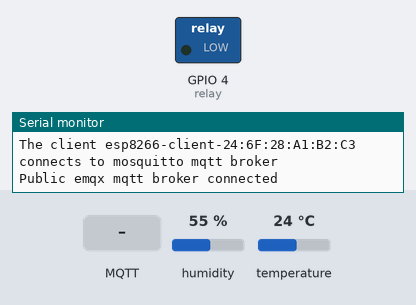
Bench run of a sketch on a simulated ESP8266 (NodeMCU). On the bench: switched loads named in the sketch (green lamp = pin HIGH), the last lines printed to the serial monitor. Inputs (shaded band) come from the test bench; at power-on: humidity 55 %, temperature 24 °C. WiFi joins after 1.5 s; servers stay silent unless stated; no MQTT or app messages arrive unless stated.

Above: at 3.2 s.
3.3 s: MQTT message "on" arrives on the first subscribed topic
At 3.7 s:
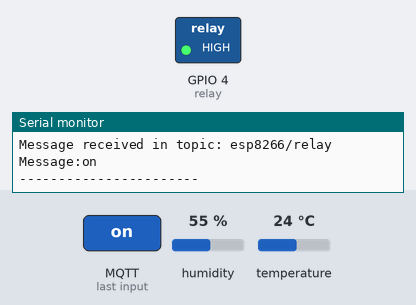
6.3 s: MQTT message "off" arrives on the first subscribed topic
At 7.2 s:
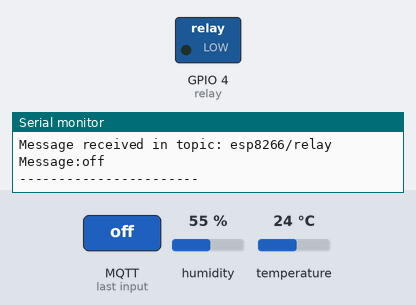
Timing chart, 0 to 9.3 s (numbered marks = the images above; inputs shaded):
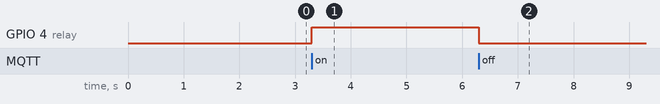

The sketch:

MQTT_Temp_Humid_Relay.ino
```cpp
#include <ESP8266WiFi.h>
#include <PubSubClient.h>
#include <DHT.h>            // headers for DH11 sensor

#define DHT_PIN 2         // pin 2 for our DH11 sensor
#define DHTTYPE DHT11

DHT dht(DHT_PIN, DHTTYPE);  // creates DHT11 instance
const int relay = 4;

// Declare variables to keep track of time for DH11 sensor
unsigned long previousTimeDH11 = millis();
long timeIntervalDH11 = 15000;

// WIFI
const char *ssid = "WorkNet";
const char *password = "itsagoodquestion";
//const char *ssid = "NETGEAR32";
//const char *password = "sweetocean572";

// MQTT Broker
const char *mqtt_broker = "192.168.2.117"; // (ip address in office)
//const char *mqtt_broker = "10.0.0.16";
const char *humidity_topic = "room/humidity";
const char *celsius_topic = "room/temperature/celsius";
const char *fahrenheit_topic = "room/temperature/fahrenheit";
const int mqtt_port = 1883;

// Initialises our WIFI and MQTT Client objects
WiFiClient espClient;
PubSubClient client(espClient);

void setup() {
  pinMode(relay, OUTPUT);
  dht.begin();           // initialize dht11

  Serial.begin(115200);
  while(! Serial);       // wait for serial monitor to open


  // Connecting to WIFI network
  WiFi.begin(ssid,password);
  while (WiFi.status() != WL_CONNECTED) {
    delay(2000);
    Serial.print("Attempting to connect to ");
    Serial.println(ssid);
    Serial.println("");
  }

  Serial.print("Successfully connected to ");
  Serial.println(ssid);

  // Connecting to MQTT broker
  client.setServer(mqtt_broker, mqtt_port);
  client.setCallback(callback);

  while (!client.connected()) {
    String client_id = "esp8266-client-";
    client_id += String(WiFi.macAddress());

    Serial.printf("The client %s connects to mosquitto mqtt broker\n", client_id.c_str());

    if (client.connect(client_id.c_str())) {
      Serial.println("Public emqx mqtt broker connected");
    } else {
      Serial.print("failed with state ");
      Serial.print(client.state());
      Serial.println(" ");
      delay(2000);
    }
  }
  client.subscribe("esp8266/relay");
}

void loop() {
  client.loop();

  // Gets the current time to allow us to perform time tracking techniques to trigger an action
  unsigned long currentTime = millis();

  float humidity = dht.readHumidity();
  float celsius = dht.readTemperature();

  // check if returns are valid (if it is print the value)
  if(isnan(celsius) || isnan(humidity) && currentTime - previousTimeDH11 > timeIntervalDH11 ){
    Serial.println("Failed to read from DHT");
  }else if (currentTime - previousTimeDH11 > timeIntervalDH11) {
    previousTimeDH11 = currentTime;

    // prints to serial console
    Serial.print("Humidity: ");
    Serial.print(humidity);
    Serial.println("%");

    Serial.print("Celsius: ");
    Serial.print(celsius);
    Serial.println("C");

    float fahrenheit = (celsius * 1.8) + 32;

    Serial.print("Fahrenheit: ");
    Serial.print(fahrenheit);
    Serial.println("F");
    Serial.println("");

    // Publish to MQTT broker (topic = humidity)
    if (client.publish(humidity_topic, String(humidity).c_str())){
      Serial.println("Humidity sent");
    }
    else {
      Serial.println("Humidity failed to send to MQTT Broker ");
    }

    // Publish to MQTT broker (topic = Celsius)
    if (client.publish(celsius_topic, String(celsius).c_str())){
      Serial.println("Celsius sent");
    }
    else {
      Serial.println("Celsius failed to send to MQTT Broker ");
    }

    // Publish to MQTT broker (topic = fahrenheit)
    if (client.publish(fahrenheit_topic, String(fahrenheit).c_str())){
      Serial.println("Fahrenheit sent");
    }
    else {
      Serial.println("Fahrenheit failed to send to MQTT Broker ");
    }
    Serial.println("");
  }
}

void callback(char* topic, byte* payload, unsigned int length)
{
  Serial.print("Message received in topic: ");
  Serial.println(topic);
  Serial.print("Message:");
  String message;
  for (int i = 0; i < length; i++)
  {
    message = message + (char)payload[i];
  }
  Serial.print(message);
  if (message == "on")
  {
    digitalWrite(relay, HIGH);
  }
  else if (message == "off")
  {
    digitalWrite(relay, LOW);
  }
  Serial.println();
  Serial.println("-----------------------");
}
```

Measured:
- after the input at 3.3 s, GPIO 4 (relay): LOW → HIGH at once
- after the input at 6.3 s, GPIO 4 (relay): HIGH → LOW at once
